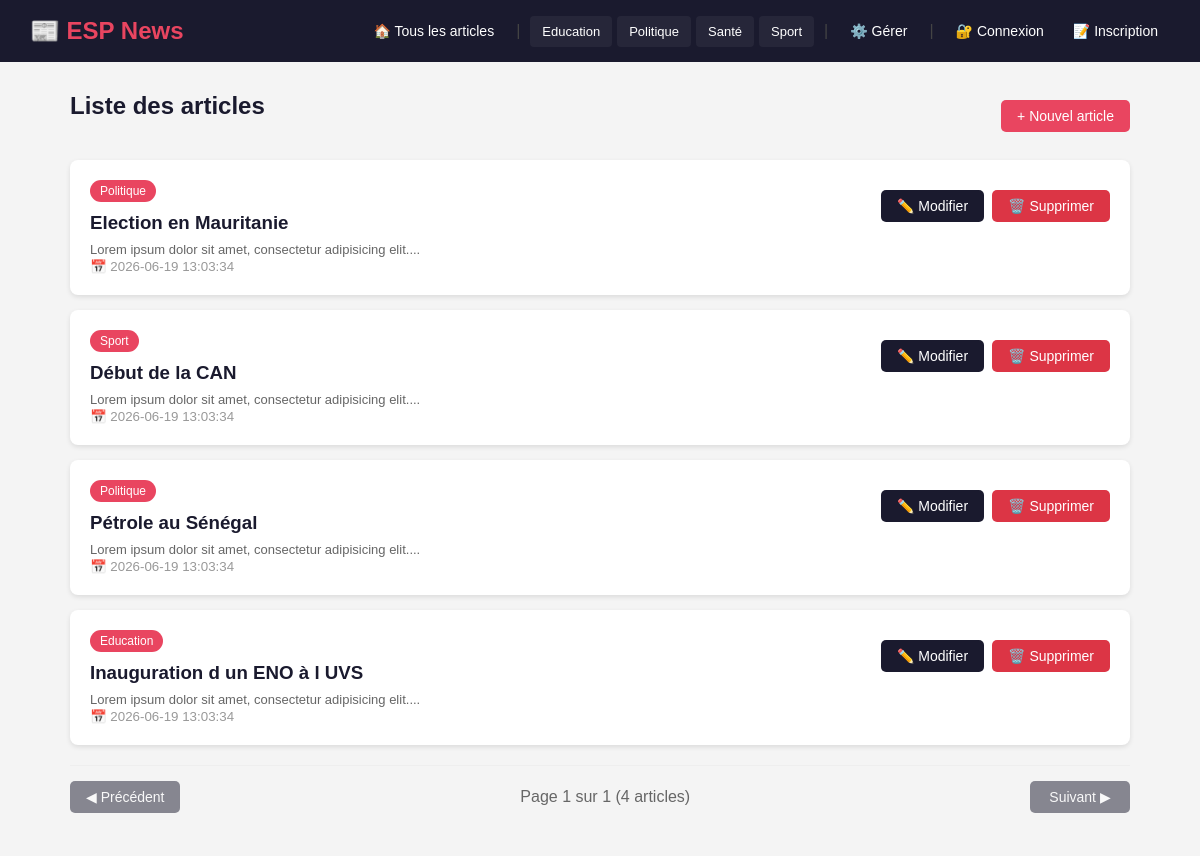
The page / on the database its author committed.
### tables this page shows
CREATE TABLE Categorie (
                id INTEGER PRIMARY KEY AUTOINCREMENT,
                libelle VARCHAR(20)
            );

CREATE TABLE Article (
                id INTEGER PRIMARY KEY AUTOINCREMENT,
                titre VARCHAR(255),
                contenu TEXT,
                dateCreation DATETIME DEFAULT CURRENT_TIMESTAMP,
                dateModification DATETIME DEFAULT CURRENT_TIMESTAMP,
                categorie INTEGER,
                utilisateur_id INTEGER,
                FOREIGN KEY (categorie) REFERENCES Categorie(id),
                FOREIGN KEY (utilisateur_id) REFERENCES Utilisateur(id)
            );

### core/Controller.php (called while the page is built)
<?php
class Controller {
    protected function render($view, $data = []) {
        extract($data);
        $viewFile = __DIR__ . '/../app/views/' . $view . '.php';
        require_once $viewFile;
    }
}

### app/controllers/ArticleController.php (called while the page is built, shortened)
<?php
require_once __DIR__ . '/../../core/Controller.php';
require_once __DIR__ . '/../models/ArticleModel.php';
require_once __DIR__ . '/../models/CategorieModel.php';
class ArticleController extends Controller {
    private $articleModel;
    public function __construct() {
        $this->articleModel  = new ArticleModel();
    }
    public function index() {
        $page = $_GET['page'] ?? 1;
        $perPage = 5;
        $totalArticles = $this->articleModel->countAll();
        $totalPages = ceil($totalArticles / $perPage);
        $articles = $this->articleModel->findAllPaginated($page, $perPage);
        $this->render('articles/index', [
            'articles' => $articles,
            'page' => $page,
            'totalPages' => $totalPages,
            'totalArticles' => $totalArticles
        ]);
    }
}
?>

### public/index.php (called while the page is built, shortened)
<?php
require_once __DIR__ . '/../core/Router.php';
$router = new Router();
$router->add('GET', '/', 'ArticleController', 'index');
$router->add('GET', '/articles', 'ArticleController', 'index');
$router->add('GET', '/articles/create', 'ArticleController', 'create');
$router->add('POST', '/articles/store', 'ArticleController', 'store');
$router->add('GET', '/articles/{id}', 'ArticleController', 'show');
$router->add('GET', '/articles/{id}/edit', 'ArticleController', 'edit');
$router->add('POST', '/articles/{id}/update', 'ArticleController', 'update');
$router->add('POST', '/articles/{id}/delete', 'ArticleController', 'delete');
$router->add('GET', '/articles/categorie/{id}', 'ArticleController', 'byCategorie');
$router->add('GET', '/categories', 'CategorieController', 'index');
$router->add('GET', '/categories/create', 'CategorieController', 'create');
$router->add('POST', '/categories/store', 'CategorieController', 'store');
$router->add('GET', '/categories/{id}/edit', 'CategorieController', 'edit');
$router->add('POST', '/categories/{id}/update', 'CategorieController', 'update');
$router->add('POST', '/categories/{id}/delete', 'CategorieController', 'delete');
$router->add('GET', '/auth/login', 'AuthController', 'login');
$router->add('POST', '/auth/authenticate', 'AuthController', 'authenticate');
$router->add('GET', '/auth/logout', 'AuthController', 'logout');
$router->add('GET', '/auth/register', 'AuthController', 'register');
$router->add('POST', '/auth/store', 'AuthController', 'store');
$router->add('GET', '/users', 'UserController', 'index');
$router->add('GET', '/users/create', 'UserController', 'create');
$router->add('POST', '/users/store', 'UserController', 'store');
$router->add('GET', '/users/{id}/edit', 'UserController', 'edit');
$router->add('POST', '/users/{id}/update', 'UserController', 'update');
$router->add('POST', '/users/{id}/delete', 'UserController', 'delete');
$method = $_SERVER['REQUEST_METHOD'];
$uri    = $_SERVER['REQUEST_URI'];
$router->dispatch($method, $uri);
?>

### config/database.php (called while the page is built, shortened)
<?php
class Database {
    private static $instance = null;
    private $pdo;
    private function __construct() {
        $dbPath = 'C:/esp-news/mglsi_news.db';
        $this->pdo = new PDO('sqlite:' . $dbPath);
        $this->pdo->setAttribute(PDO::ATTR_ERRMODE, PDO::ERRMODE_EXCEPTION);
        $this->pdo->setAttribute(PDO::ATTR_DEFAULT_FETCH_MODE, PDO::FETCH_ASSOC);
        $this->initDatabase();
    }
    public static function getInstance() {
        if (self::$instance === null) {
            self::$instance = new Database();
        }
        return self::$instance;
    }
    public function getPdo() {
        return $this->pdo;
    }
    private function initDatabase() {
        $this->pdo->exec("
            CREATE TABLE IF NOT EXISTS Categorie (
                id INTEGER PRIMARY KEY AUTOINCREMENT,
                libelle VARCHAR(20)
            );
            CREATE TABLE IF NOT EXISTS Article (
                id INTEGER PRIMARY KEY AUTOINCREMENT,
                titre VARCHAR(255),
                contenu TEXT,
                dateCreation DATETIME DEFAULT CURRENT_TIMESTAMP,
                dateModification DATETIME DEFAULT CURRENT_TIMESTAMP,
                categorie INTEGER,
                utilisateur_id INTEGER,
                FOREIGN KEY (categorie) REFERENCES Categorie(id),
                FOREIGN KEY (utilisateur_id) REFERENCES Utilisateur(id)
            );
            -- NOUVEAU : Table Utilisateur
            CREATE TABLE IF NOT EXISTS Utilisateur (
                id INTEGER PRIMARY KEY AUTOINCREMENT,
                login VARCHAR(50) UNIQUE NOT NULL,
                password VARCHAR(255) NOT NULL,
                role VARCHAR(20) DEFAULT 'visiteur',
                dateCreation DATETIME DEFAULT CURRENT_TIMESTAMP
            );
        ");
        $count = $this->pdo->query("SELECT COUNT(*) FROM Categorie")->fetchColumn();
        $countUsers = $this->pdo->query("SELECT COUNT(*) FROM Utilisateur")->fetchColumn();
    }
}
?>

### app/models/ArticleModel.php (called while the page is built, shortened)
<?php
require_once __DIR__ . '/../../config/database.php';
class ArticleModel {
    private $pdo;
    public function __construct() {
        $this->pdo = Database::getInstance()->getPdo();
    }
    public function findAllPaginated($page = 1, $perPage = 5) {
        $offset = ($page - 1) * $perPage;
        $stmt = $this->pdo->prepare("
            SELECT a.*, c.libelle as categorie_libelle
            FROM Article a
            LEFT JOIN Categorie c ON a.categorie = c.id
            ORDER BY a.dateCreation DESC
            LIMIT ? OFFSET ?
        ");
        $stmt->execute([$perPage, $offset]);
        return $stmt->fetchAll();
    }
    public function countAll() {
        $stmt = $this->pdo->query("SELECT COUNT(*) FROM Article");
        return $stmt->fetchColumn();
    }
}
?>

### app/models/CategorieModel.php (called while the page is built, shortened)
<?php
require_once __DIR__ . '/../../config/database.php';
class CategorieModel {
    private $pdo;
    public function __construct() {
        $this->pdo = Database::getInstance()->getPdo();
    }
    public function findAll() {
        $stmt = $this->pdo->query("SELECT * FROM Categorie ORDER BY libelle");
        return $stmt->fetchAll();
    }
}

### app/views/articles/index.php (the view, shortened to what this page needs)
<div style="display:flex; justify-content:space-between; align-items:center; margin-bottom:20px;">
    <h2>
        <?php if (isset($titre_categorie)): ?>
            Articles dans la catégorie : <?= htmlspecialchars($titre_categorie) ?>
        <?php else: ?>
            Liste des articles
        <?php endif; ?>
    </h2>
    <a href="/articles/create" class="btn btn-primary">+ Nouvel article</a>
</div>
<?php if (empty($articles)): ?>
    <div class="card">
        <p>Aucun article disponible.</p>
        <?php if (isset($titre_categorie)): ?>
            <a href="/articles" class="btn btn-secondary" style="margin-top:10px;">Voir tous les articles</a>
        <?php endif; ?>
    </div>
<?php else: ?>
    <?php foreach ($articles as $article): ?>
        <div class="card">
            <div style="display:flex; justify-content:space-between; align-items:start; flex-wrap:wrap;">
                <div>
                    <span class="badge"><?= htmlspecialchars($article['categorie_libelle']) ?></span>
                    <h3 style="margin-top:10px;">
                        <a href="/articles/<?= $article['id'] ?>" style="color:#1a1a2e; text-decoration:none;">
                            <?= htmlspecialchars($article['titre']) ?>
                        </a>
                    </h3>
                    <p style="color:#666; margin-top:8px; font-size:13px;">
                        <?= htmlspecialchars(substr($article['contenu'], 0, 120)) ?>...
                    </p>
                    <small style="color:#999;">📅 <?= $article['dateCreation'] ?></small>
                </div>
                <div class="actions" style="margin-top:10px;">
                    <a href="/articles/<?= $article['id'] ?>/edit" class="btn btn-secondary">✏️ Modifier</a>
                    <form method="POST" action="/articles/<?= $article['id'] ?>/delete" onsubmit="return confirm('Supprimer cet article ?')">
                        <button type="submit" class="btn btn-danger">🗑️ Supprimer</button>
                    </form>
                </div>
            </div>
        </div>
    <?php endforeach; ?>
    <div class="pagination" style="display:flex; justify-content:space-between; align-items:center; margin-top:20px; padding:15px 0; border-top:1px solid #eee;">
        <?php if ($page > 1): ?>
            <a href="?page=<?= $page - 1 ?>" class="btn btn-secondary">◀ Précédent</a>
        <?php else: ?>
            <span class="btn btn-secondary" style="opacity:0.5; cursor:not-allowed;">◀ Précédent</span>
        <?php endif; ?>
        <span style="color:#666;">Page <?= $page ?> sur <?= $totalPages ?> (<?= $totalArticles ?> articles)</span>
        <?php if ($page < $totalPages): ?>
            <a href="?page=<?= $page + 1 ?>" class="btn btn-secondary">Suivant ▶</a>
        <?php else: ?>
            <span class="btn btn-secondary" style="opacity:0.5; cursor:not-allowed;">Suivant ▶</span>
        <?php endif; ?>
    </div>
<?php endif; ?>
<?php
$content = ob_get_clean();
require_once __DIR__ . '/../layout.php';
?>

### core/Router.php (shortened to what this page needs)
<?php
class Router {
    private $routes = [];
    public function add($method, $path, $controller, $action) {
        $this->routes[] = [
            'method'     => $method,
            'path'       => $path,
            'controller' => $controller,
            'action'     => $action
        ];
    }
    public function dispatch($method, $uri) {
        $uri = parse_url($uri, PHP_URL_PATH);
        $uri = rtrim($uri, '/');
        if ($uri === '') $uri = '/';
        foreach ($this->routes as $route) {
            $pattern = preg_replace('/\{[a-z]+\}/', '([^/]+)', $route['path']);
            $pattern = '#^' . $pattern . '$#';
            if ($route['method'] === $method && preg_match($pattern, $uri, $matches)) {
                array_shift($matches);
                $controller = new $route['controller']();
                call_user_func_array([$controller, $route['action']], $matches);
                return;
            }
        }
    }
}

### app/views/layout.php (shortened to what this page needs)
<!DOCTYPE html>
<html lang="fr">
<head>
</head>
<body>
    <nav>
        <h1>📰 ESP News</h1>
        <div class="nav-links">
            <a href="/articles">🏠 Tous les articles</a>
            <?php
            try {
                require_once __DIR__ . '/../models/CategorieModel.php';
                $categorieModel = new CategorieModel();
                $categories = $categorieModel->findAll();
                if (!empty($categories)) {
                    echo '<span class="separator">|</span>';
                    foreach ($categories as $cat): ?>
                        <a href="/articles/categorie/<?= $cat['id'] ?>" class="category-link">
                            <?= htmlspecialchars($cat['libelle']) ?>
                        </a>
                    <?php endforeach;
                }
            } catch (Exception $e) {
            }
            ?>
            <span class="separator">|</span>
            <a href="/categories">⚙️ Gérer</a>
            <?php if (isset($_SESSION['user_id'])): ?>
                <span class="separator">|</span>
                <span class="user-info">
                    👤 <?= htmlspecialchars($_SESSION['user_login']) ?>
                    <span class="badge badge-<?= $_SESSION['user_role'] ?>">
                        <?= htmlspecialchars($_SESSION['user_role']) ?>
                    </span>
                </span>
                <?php if ($_SESSION['user_role'] === 'administrateur'): ?>
                    <a href="/users">👥 Utilisateurs</a>
                <?php endif; ?>
                <a href="/auth/logout">🚪 Déconnexion</a>
            <?php else: ?>
                <span class="separator">|</span>
                <a href="/auth/login">🔐 Connexion</a>
                <a href="/auth/register">📝 Inscription</a>
            <?php endif; ?>
        </div>
    </nav>
    <div class="container">
        <?= $content ?>
    </div>
</body>
</html>

### app/views/layout.php (style rules this page uses)
* { margin: 0; padding: 0; box-sizing: border-box; }
body { font-family: Arial, sans-serif; background: #f4f4f4; color: #333; }
nav { background: #1a1a2e; padding: 15px 30px; display: flex; justify-content: space-between; align-items: center; flex-wrap: wrap; gap: 10px; }
nav h1 { color: #e94560; font-size: 24px; }
.nav-links { display: flex; align-items: center; flex-wrap: wrap; gap: 5px; }
.nav-links a { color: #fff; text-decoration: none; padding: 8px 12px; font-size: 14px; border-radius: 4px; transition: all 0.3s; }
.nav-links .category-link { font-size: 13px; background: rgba(255, 255, 255, 0.05); }
.nav-links .separator { color: #444; margin: 0 5px; user-select: none; }
.container { max-width: 1100px; margin: 30px auto; padding: 0 20px; }
.btn { padding: 8px 16px; border: none; border-radius: 5px; cursor: pointer; text-decoration: none; font-size: 14px; display: inline-block; }
.btn-primary { background: #e94560; color: white; }
.btn-secondary { background: #1a1a2e; color: white; }
.btn-danger { background: #dc3545; color: white; }
.card { background: white; border-radius: 8px; padding: 20px; margin-bottom: 15px; box-shadow: 0 2px 5px rgba(0,0,0,0.1); }
.badge { padding: 4px 10px; border-radius: 20px; background: #e94560; color: white; font-size: 12px; display: inline-block; }
.actions { display: flex; gap: 8px; flex-wrap: wrap; }
h2 { margin-bottom: 20px; color: #1a1a2e; }
.pagination { display: flex; justify-content: space-between; align-items: center; margin-top: 20px; padding: 15px 0; border-top: 1px solid #eee; }
.pagination .btn { min-width: 100px; text-align: center; }

### rows shown on the page
categorie: libelle "Education"
categorie: libelle "Politique"
categorie: libelle "Santé"
categorie: libelle "Sport"
article: categorie.libelle "Politique", titre "Election en Mauritanie", contenu "Lorem ipsum dolor sit amet, consectetur adipisicing elit.", dateCreation "2026-06-19 13:03:34"
article: categorie.libelle "Sport", titre "Début de la CAN", contenu "Lorem ipsum dolor sit amet, consectetur adipisicing elit.", dateCreation "2026-06-19 13:03:34"
article: categorie.libelle "Politique", titre "Pétrole au Sénégal", contenu "Lorem ipsum dolor sit amet, consectetur adipisicing elit.", dateCreation "2026-06-19 13:03:34"
article: categorie.libelle "Education", titre "Inauguration d un ENO à l UVS", contenu "Lorem ipsum dolor sit amet, consectetur adipisicing elit.", dateCreation "2026-06-19 13:03:34"

### other values the page prints
$totalPages "1"
$totalArticles "4"
